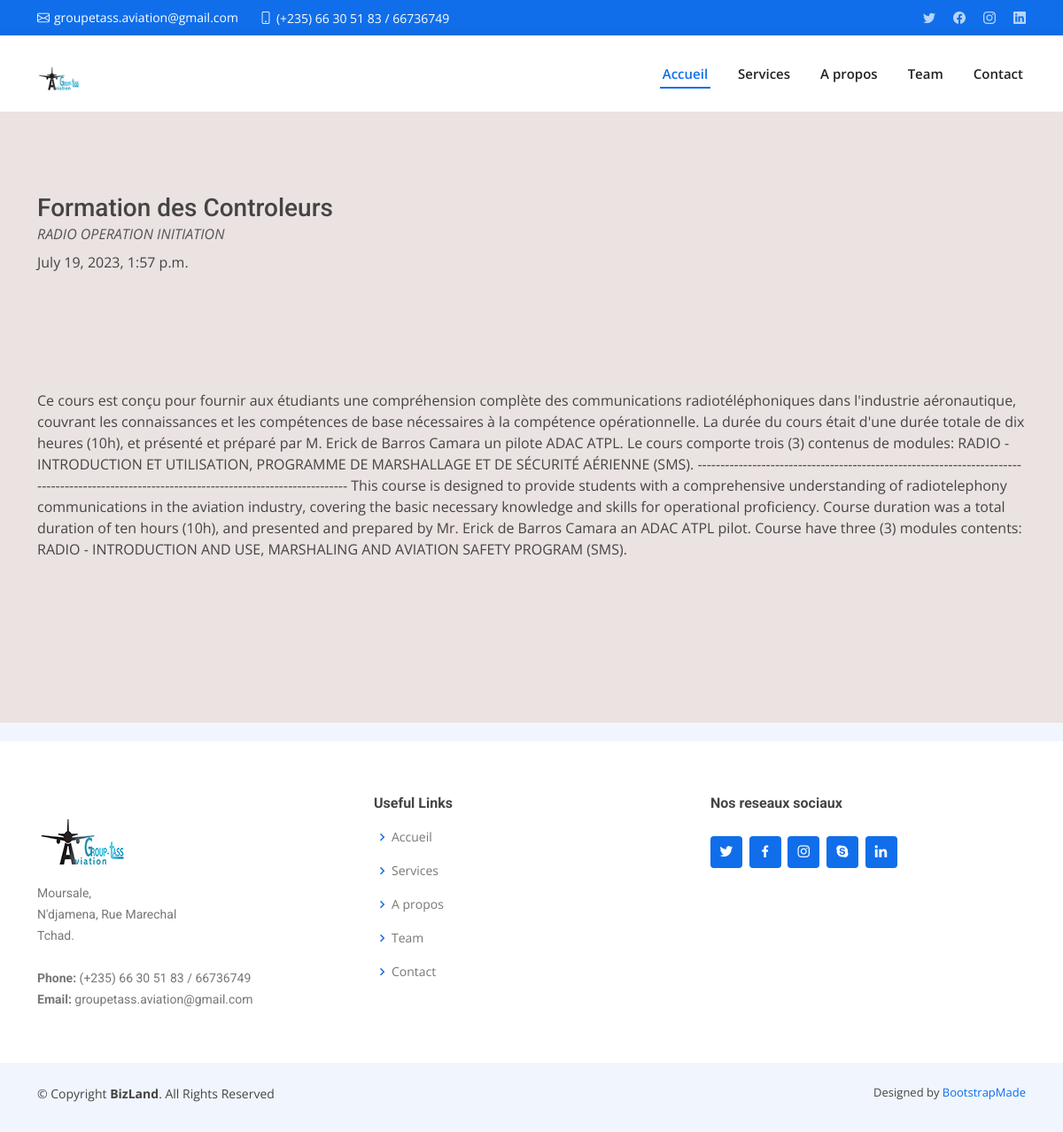
Page /detail/1 on the earlier database version.
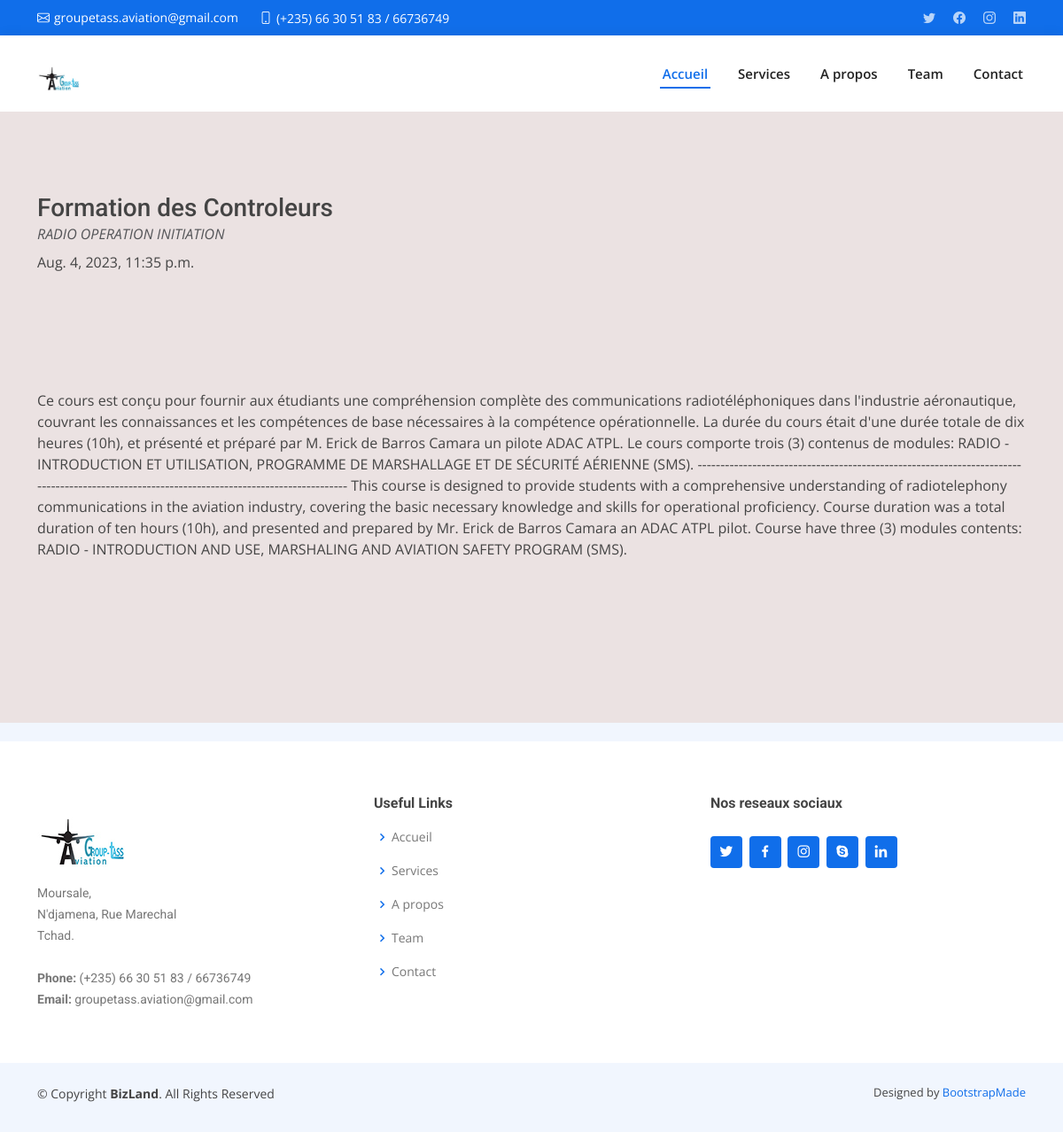
Same page on the later database version.
### GroupTassApp/models.py (models this page shows)
class Annonce(models.Model):
    title=models.CharField(max_length=255)
    intro=models.TextField()
    slug=models.CharField(max_length=100)
    body=models.TextField()
    date_pub=models.DateTimeField(auto_now=True)
    img=models.ImageField(upload_to='media', blank=True,null=True)
    class Meta:
        ordering=['date_pub']

### GroupTassApp/views.py (the view)
# urls.py: path('detail/<id>',views.details,name="detail"),
def details(request,id):
    info=Annonce.objects.get(id=id)
    return render(request,'detail.html',context={'info':info})

### GroupTassApp/templates/detail.html (shortened to what this page needs)
{% extends 'base.html' %}
{% block content %}
<section style="background-color: rgb(235, 226, 226);">
    <div class="container">
       <div class="row">
               <article>
                   <header class="mb-4">
                       <h3 class="card-title">{{info.title}}</h3>
                       <div class="text-muted fst-italic mb-2">
                           <p class="card-text">{{info.intro}}</p>
                       </div>
                       <p>{{info.date_pub}}</p>
                   </header>
                   <figure class="mb-4"><img class="card-img-top" src="{{info.img.url}}"  alt=""></figure>
                   <section class="mb-5">
                       <p>{{info.body}}</p>
                   </section>
               </article>
            </div>
        </div>
    </section>
{% endblock%}

### GroupTassApp/templates/base.html (shortened to what this page needs)
<!DOCTYPE html>
<html lang="en">
<head>
  {% load static %}
  <link href="{% static 'assets/vendor/aos/aos.css'%}" rel="stylesheet">
  <link href="{% static 'assets/vendor/bootstrap/css/bootstrap.min.css'%}" rel="stylesheet">
  <link href="{% static 'assets/vendor/bootstrap-icons/bootstrap-icons.css'%}" rel="stylesheet">
  <link href="{% static 'assets/vendor/boxicons/css/boxicons.min.css'%}" rel="stylesheet">
  <link href="{% static 'assets/vendor/glightbox/css/glightbox.min.css'%}" rel="stylesheet">
  <link href="{% static 'assets/vendor/swiper/swiper-bundle.min.css'%}" rel="stylesheet">
  <link href="{% static 'assets/css/style.css'%}" rel="stylesheet">
</head>
<body>
  {% include 'topbar.html'%}
  {% include 'header.html'%}
    {% block content%}
    {% endblock %}
    {% include 'footer.html'%}
  </body>
  </html>

### GroupTassApp/templates/topbar.html
<section id="topbar" class="d-flex align-items-center">
    <div class="container d-flex justify-content-center justify-content-md-between">
      <div class="contact-info d-flex align-items-center">
        <i class="bi bi-envelope d-flex align-items-center"><a href="mailto:groupetass.aviation@gmail.com">groupetass.aviation@gmail.com</a></i>
        <i class="bi bi-phone d-flex align-items-center ms-4"><span>(+235) 66 30 51 83 / 66736749</span></i>
      </div>
      <div class="social-links d-none d-md-flex align-items-center">
        <a href="#" class="twitter"><i class="bi bi-twitter"></i></a>
        <a href="https://www.facebook.com/profile.php?id=100094897885155" class="facebook"><i class="bi bi-facebook"></i></a>
        <a href="#" class="instagram"><i class="bi bi-instagram"></i></a>
        <a href="#" class="linkedin"><i class="bi bi-linkedin"></i></i></a>
      </div>
    </div>
  </section>

### GroupTassApp/templates/header.html (shortened to what this page needs)
<header id="header" class="d-flex align-items-center">
  {% load static %}
    <div class="container d-flex align-items-center justify-content-between">
      <h1 class="logo"><a href="{% url 'home' %}"> <img src="{% static 'assets/img/120X100.jpg' %}" class="img-fluid" alt=""></a></h1>
      <nav id="navbar" class="navbar">
        <ul>
          <li><a class="nav-link scrollto active" href="{% url 'home' %}">Accueil</a></li>
          <li><a class="nav-link scrollto" href="#services">Services</a></li>
          <li><a class="nav-link scrollto" href="#about">A propos</a></li>
          <li><a class="nav-link scrollto" href="#team">Team</a></li>
          <li><a class="nav-link scrollto" href="#contact">Contact</a></li>
        </ul>
      </nav>
    </div>
  </header>

### GroupTassApp/templates/footer.html (shortened to what this page needs)
<footer id="footer">
    <br>
    <div class="footer-top">
      <div class="container">
        <div class="row">
{% load static %}
          <div class="col-lg-4 col-md-6 footer-contact">
            <h3><span><img src="{% static 'assets/img/GroupeTass.jpg' %}" class="img-fluid" alt=""></span></h3>
            <p>
              Moursale,  <br>
              N'djamena, Rue Marechal<br>
              Tchad. <br><br>
              <strong>Phone:</strong> (+235) 66 30 51 83 / 66736749 <br>
              <strong>Email:</strong> groupetass.aviation@gmail.com<br>
            </p>
          </div>
          <div class="col-lg-4 col-md-6 footer-links">
            <h4>Useful Links</h4>
            <ul>
              <li><i class="bx bx-chevron-right"></i> <a href="{% url 'home' %}">Accueil</a></li>
              <li><i class="bx bx-chevron-right"></i> <a href="#services">Services</a></li>
              <li><i class="bx bx-chevron-right"></i> <a href="#">A propos</a></li>
              <li><i class="bx bx-chevron-right"></i> <a href="#">Team</a></li>
              <li><i class="bx bx-chevron-right"></i> <a href="#">Contact</a></li>
            </ul>
          </div>
          <div class="col-lg-4 col-md-6 footer-links">
            <h4>Nos reseaux sociaux</h4>
            <div class="social-links mt-3">
              <a href="#" class="twitter"><i class="bx bxl-twitter"></i></a>
              <a href="https://www.facebook.com/profile.php?id=100094897885155" class="facebook"><i class="bx bxl-facebook"></i></a>
              <a href="#" class="instagram"><i class="bx bxl-instagram"></i></a>
              <a href="#" class="google-plus"><i class="bx bxl-skype"></i></a>
              <a href="#" class="linkedin"><i class="bx bxl-linkedin"></i></a>
            </div>
          </div>
        </div>
      </div>
    </div>
    <div class="container py-4">
      <div class="copyright">
        &copy; Copyright <strong><span>BizLand</span></strong>. All Rights Reserved
      </div>
      <div class="credits">
        Designed by <a href="https://bootstrapmade.com/">BootstrapMade</a>
      </div>
    </div>
  </footer>

### GroupTassApp/static/assets/css/style.css (style rules this page uses)
body { font-family: "Open Sans", sans-serif; color: #444444; }
a { color: #106eea; text-decoration: none; }
h1, h2, h3, h4, h5, h6 { font-family: "Roboto", sans-serif; }
#topbar { background: #106eea; height: 40px; font-size: 14px; transition: all 0.5s; color: #fff; padding: 0; }
#topbar .contact-info i { font-style: normal; color: #fff; }
#topbar .contact-info i a, #topbar .contact-info i span { padding-left: 5px; color: #fff; }
#topbar .contact-info i a { line-height: 0; transition: 0.3s; transition: 0.3s; }
#topbar .social-links a { color: rgba(255, 255, 255, 0.7); line-height: 0; transition: 0.3s; margin-left: 20px; }
#header { background: #fff; transition: all 0.5s; z-index: 997; height: 86px; box-shadow: 0px 2px 15px rgba(0, 0, 0, 0.1); }
#header .logo { font-size: 30px; margin: 0; padding: 0; line-height: 1; font-weight: 600; letter-spacing: 0.8px; font-family: "Poppins", sans-serif; }
#header .logo a { color: #222222; }
#header .logo img { max-height: 40px; }
.navbar { padding: 0; }
.navbar ul { margin: 0; padding: 0; display: flex; list-style: none; align-items: center; }
.navbar li { position: relative; }
.navbar>ul>li { white-space: nowrap; padding: 10px 0 10px 28px; }
.navbar a, .navbar a:focus { display: flex; align-items: center; justify-content: space-between; padding: 0 3px; font-size: 15px; font-weight: 600; color: #222222; white-space: nowrap; transition: 0.3s; position: relative; }
.navbar>ul>li>a:before { content: ""; position: absolute; width: 100%; height: 2px; bottom: -6px; left: 0; background-color: #106eea; visibility: hidden; width: 0px; transition: all 0.3s ease-in-out 0s; }
.navbar a:hover:before, .navbar li:hover>a:before, .navbar .active:before { visibility: visible; width: 100%; }
.navbar a:hover, .navbar .active, .navbar .active:focus, .navbar li:hover>a { color: #106eea; }
section { padding: 60px 0; overflow: hidden; }
#footer { background: #fff; padding: 0 0 30px 0; color: #444444; font-size: 14px; background: #f1f6fe; }
#footer .footer-top { padding: 60px 0 30px 0; background: #fff; }
#footer .footer-top .footer-contact { margin-bottom: 30px; }
#footer .footer-top .footer-contact h3 { font-size: 24px; margin: 0 0 15px 0; padding: 2px 0 2px 0; line-height: 1; font-weight: 700; }
#footer .footer-top .footer-contact h3 span { color: #106eea; }
#footer .footer-top .footer-contact p { font-size: 14px; line-height: 24px; margin-bottom: 0; font-family: "Roboto", sans-serif; color: #777777; }
#footer .footer-top h4 { font-size: 16px; font-weight: bold; color: #444444; position: relative; padding-bottom: 12px; }
#footer .footer-top .footer-links { margin-bottom: 30px; }
#footer .footer-top .footer-links ul { list-style: none; padding: 0; margin: 0; }
#footer .footer-top .footer-links ul i { padding-right: 2px; color: #106eea; font-size: 18px; line-height: 1; }
#footer .footer-top .footer-links ul li { padding: 10px 0; display: flex; align-items: center; }
#footer .footer-top .footer-links ul li:first-child { padding-top: 0; }
#footer .footer-top .footer-links ul a { color: #777777; transition: 0.3s; display: inline-block; line-height: 1; }
#footer .footer-top .social-links a { font-size: 18px; display: inline-block; background: #106eea; color: #fff; line-height: 1; padding: 8px 0; margin-right: 4px; border-radius: 4px; text-align: center; width: 36px; height: 36px; transition: 0.3s; }
#footer .copyright { text-align: center; float: left; }
#footer .credits { float: right; text-align: center; font-size: 13px; color: #444444; }

Differences in the rows shown:
changed Annonce "Formation des Controleurs": date_pub "July 19, 2023, 1:57 p.m." → "Aug. 4, 2023, 11:35 p.m."
